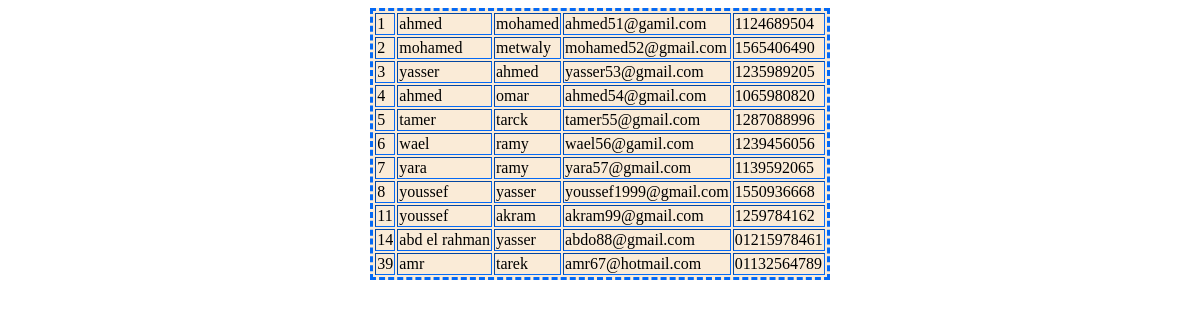
The app's page /PHP/showCustomer.php with its own data.
### tables this page shows
CREATE TABLE `customer` (
  `id` int(11) NOT NULL,
  `fname` varchar(45) DEFAULT NULL,
  `lname` varchar(45) DEFAULT NULL,
  `phone` varchar(11) DEFAULT NULL,
  `Address` varchar(80) DEFAULT NULL,
  `email` varchar(45) DEFAULT NULL,
  `pass` varchar(45) DEFAULT NULL
);

### PHP/showCustomer.php (the view, shortened to what this page needs)
<?php
require_once("connection.php");
?>
<!doctype html>
<html>
<head>
	<link rel="stylesheet" href="../CSS/showmodel.css">
</head>
<body>
	<?php
	$stmt = $conn->query("SELECT * FROM customer");
	echo("<center>");
	echo "<table border='2px' class='t'>";
	while ($row = $stmt->fetch(PDO::FETCH_ASSOC)) {
	echo "<tr><td>";
	echo ($row['id']);
	echo "</td><td>";
	echo ($row['fname']);
	echo"</td><td>";
	echo ($row['lname']);
	echo"</td><td>";
	echo($row['email']);
	echo"</td><td>";
	echo($row['phone']);
	echo('</td></tr>');
	}
	echo "</table>";
	echo("</center>");
	?>
</body>
</html>

### CSS/showmodel.css (style rules this page uses)
.t { display: inline-block; border: dashed #0469F5; background-color:antiquewhite; padding: 0px; }

### records on screen
customer: id "1", fname "ahmed", lname "mohamed", email "ahmed51@gamil.com", phone "1124689504"
customer: id "2", fname "mohamed", lname "metwaly", email "mohamed52@gmail.com", phone "1565406490"
customer: id "3", fname "yasser", lname "ahmed", email "yasser53@gmail.com", phone "1235989205"
customer: id "4", fname "ahmed", lname "omar", email "ahmed54@gmail.com", phone "1065980820"
customer: id "5", fname "tamer", lname "tarck", email "tamer55@gmail.com", phone "1287088996"
customer: id "6", fname "wael", lname "ramy", email "wael56@gamil.com", phone "1239456056"
customer: id "7", fname "yara", lname "ramy", email "yara57@gmail.com", phone "1139592065"
customer: id "8", fname "youssef", lname "yasser", email "youssef1999@gmail.com", phone "1550936668"
customer: id "11", fname "youssef", lname "akram", email "akram99@gmail.com", phone "1259784162"
customer: id "14", fname "abd el rahman", lname "yasser", email "abdo88@gmail.com", phone "01215978461"
customer: id "39", fname "amr", lname "tarek", email "amr67@hotmail.com", phone "01132564789"
